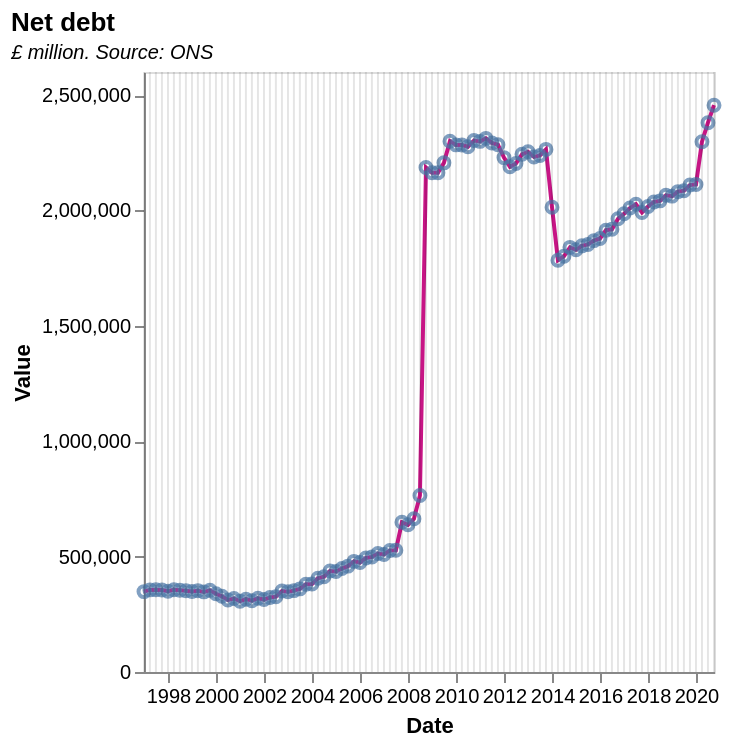

Write the Vega-Lite specification saved for this chart.
### Vega-Lite specification from a JSON file in a GitHub repository (floating-point values rounded to 4 significant figures)
{"$schema": "https://vega.github.io/schema/vega-lite/v5.json", "description": "(F5) UK net debt (£m)", "title": {"text": "Net debt", "subtitle": "£ million. Source: ONS", "subtitleFontStyle": "italic", "subtitleFontSize": 10, "anchor": "start", "color": "black"}, "data": {"values": [{"Date": "1997-01-01", "Value": "348350", "Detail": "PS: Net debt (PSND): �m CPNSA"}, {"Date": "1997-04-01", "Value": "355808", "Detail": ""}, {"Date": "1997-07-01", "Value": "356193", "Detail": ""}, {"Date": "1997-10-01", "Value": "355421", "Detail": ""}, {"Date": "1998-01-01", "Value": "350133", "Detail": ""}, {"Date": "1998-04-01", "Value": "356303", "Detail": ""}, {"Date": "1998-07-01", "Value": "354585", "Detail": ""}, {"Date": "1998-10-01", "Value": "352393", "Detail": ""}, {"Date": "1999-01-01", "Value": "348938", "Detail": ""}, {"Date": "1999-04-01", "Value": "352470", "Detail": ""}, {"Date": "1999-07-01", "Value": "347120", "Detail": ""}, {"Date": "1999-10-01", "Value": "353809", "Detail": ""}, {"Date": "2000-01-01", "Value": "338801", "Detail": ""}, {"Date": "2000-04-01", "Value": "327904", "Detail": ""}, {"Date": "2000-07-01", "Value": "312097", "Detail": ""}, {"Date": "2000-10-01", "Value": "318465", "Detail": ""}, {"Date": "2001-01-01", "Value": "306986", "Detail": ""}, {"Date": "2001-04-01", "Value": "315543", "Detail": ""}, {"Date": "2001-07-01", "Value": "309126", "Detail": ""}, {"Date": "2001-10-01", "Value": "319721", "Detail": ""}, {"Date": "2002-01-01", "Value": "313956", "Detail": ""}, {"Date": "2002-04-01", "Value": "323147", "Detail": ""}, {"Date": "2002-07-01", "Value": "326335", "Detail": ""}, {"Date": "2002-10-01", "Value": "350628", "Detail": ""}, {"Date": "2003-01-01", "Value": "348009", "Detail": ""}, {"Date": "2003-04-01", "Value": "352602", "Detail": ""}, {"Date": "2003-07-01", "Value": "360149", "Detail": ""}, {"Date": "2003-10-01", "Value": "380510", "Detail": ""}, {"Date": "2004-01-01", "Value": "381324", "Detail": ""}, {"Date": "2004-04-01", "Value": "406377", "Detail": ""}, {"Date": "2004-07-01", "Value": "412757", "Detail": ""}, {"Date": "2004-10-01", "Value": "437896", "Detail": ""}, {"Date": "2005-01-01", "Value": "435633", "Detail": ""}, {"Date": "2005-04-01", "Value": "448370", "Detail": ""}, {"Date": "2005-07-01", "Value": "458755", "Detail": ""}, {"Date": "2005-10-01", "Value": "479370", "Detail": ""}, {"Date": "2006-01-01", "Value": "474403", "Detail": ""}, {"Date": "2006-04-01", "Value": "494032", "Detail": ""}, {"Date": "2006-07-01", "Value": "498584", "Detail": ""}, {"Date": "2006-10-01", "Value": "513217", "Detail": ""}, {"Date": "2007-01-01", "Value": "509458", "Detail": ""}, {"Date": "2007-04-01", "Value": "526512", "Detail": ""}, {"Date": "2007-07-01", "Value": "527588", "Detail": ""}, {"Date": "2007-10-01", "Value": "648723", "Detail": ""}, {"Date": "2008-01-01", "Value": "637874", "Detail": ""}, {"Date": "2008-04-01", "Value": "663833", "Detail": ""}, {"Date": "2008-07-01", "Value": "764525", "Detail": ""}, {"Date": "2008-10-01", "Value": "2186070", "Detail": ""}, {"Date": "2009-01-01", "Value": "2163382", "Detail": ""}, {"Date": "2009-04-01", "Value": "2163319", "Detail": ""}, {"Date": "2009-07-01", "Value": "2206323", "Detail": ""}, {"Date": "2009-10-01", "Value": "2300260", "Detail": ""}, {"Date": "2010-01-01", "Value": "2284141", "Detail": ""}, {"Date": "2010-04-01", "Value": "2283449", "Detail": ""}, {"Date": "2010-07-01", "Value": "2276183", "Detail": ""}, {"Date": "2010-10-01", "Value": "2303108", "Detail": ""}, {"Date": "2011-01-01", "Value": "2299282", "Detail": ""}, {"Date": "2011-04-01", "Value": "2312311", "Detail": ""}, {"Date": "2011-07-01", "Value": "2292540", "Detail": ""}, {"Date": "2011-10-01", "Value": "2284917", "Detail": ""}, {"Date": "2012-01-01", "Value": "2229032", "Detail": ""}, {"Date": "2012-04-01", "Value": "2189114", "Detail": ""}, {"Date": "2012-07-01", "Value": "2203607", "Detail": ""}, {"Date": "2012-10-01", "Value": "2243355", "Detail": ""}, {"Date": "2013-01-01", "Value": "2254077", "Detail": ""}, {"Date": "2013-04-01", "Value": "2231971", "Detail": ""}, {"Date": "2013-07-01", "Value": "2238542", "Detail": ""}, {"Date": "2013-10-01", "Value": "2264707", "Detail": ""}, {"Date": "2014-01-01", "Value": "2014170", "Detail": ""}, {"Date": "2014-04-01", "Value": "1783929", "Detail": ""}, {"Date": "2014-07-01", "Value": "1801480", "Detail": ""}, {"Date": "2014-10-01", "Value": "1840102", "Detail": ""}, {"Date": "2015-01-01", "Value": "1829419", "Detail": ""}, {"Date": "2015-04-01", "Value": "1846668", "Detail": ""}, {"Date": "2015-07-01", "Value": "1852827", "Detail": ""}, {"Date": "2015-10-01", "Value": "1869311", "Detail": ""}, {"Date": "2016-01-01", "Value": "1878477", "Detail": ""}, {"Date": "2016-04-01", "Value": "1914487", "Detail": ""}, {"Date": "2016-07-01", "Value": "1918282", "Detail": ""}, {"Date": "2016-10-01", "Value": "1964159", "Detail": ""}, {"Date": "2017-01-01", "Value": "1985397", "Detail": ""}, {"Date": "2017-04-01", "Value": "2010755", "Detail": ""}, {"Date": "2017-07-01", "Value": "2027236", "Detail": ""}, {"Date": "2017-10-01", "Value": "1991083", "Detail": ""}, {"Date": "2018-01-01", "Value": "2017121", "Detail": ""}, {"Date": "2018-04-01", "Value": "2036691", "Detail": ""}, {"Date": "2018-07-01", "Value": "2041552", "Detail": ""}, {"Date": "2018-10-01", "Value": "2065669", "Detail": ""}, {"Date": "2019-01-01", "Value": "2062075", "Detail": ""}, {"Date": "2019-04-01", "Value": "2081575", "Detail": ""}, {"Date": "2019-07-01", "Value": "2085564", "Detail": ""}, {"Date": "2019-10-01", "Value": "2110000", "Detail": ""}, {"Date": "2020-01-01", "Value": "2112471", "Detail": ""}, {"Date": "2020-04-01", "Value": "2298098", "Detail": ""}, {"Date": "2020-07-01", "Value": "2380452", "Detail": ""}, {"Date": "2020-10-01", "Value": "2456181", "Detail": ""}], "format": {"parse": {"Date": "date"}}}, "height": 300, "width": 285, "encoding": {"x": {"field": "Date", "type": "temporal", "axis": {"grid": false}}}, "layer": [{"encoding": {"y": {"field": "Value", "type": "quantitative", "axis": {"grid": false}}}, "layer": [{"mark": {"type": "line", "color": "mediumvioletred"}}, {"mark": "point"}]}, {"mark": "rule", "encoding": {"opacity": {"value": 0.1}, "tooltip": [{"field": "Date", "type": "temporal", "format": "%B, %Y"}, {"field": "Value", "title": "Net debt", "type": "quantitative", "format": ",.0f"}]}}]}
